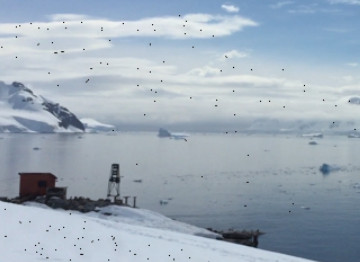
#> input picture media/img/antar.jpg, 360 x 262 px, given in place of jk.jpg, which was not available
$ python watermarkEmbed.py
#> lines starting #> are read from the running program, lines starting #| are printed output that depends on the picture; after the words box and inside, x2 and y2 are one past the last pixel; in counts of white or black regions, pixels touching at a corner belong together; pictures that were not available may be replaced by others from this repository, and a replacement may not be noted
import cv2
import numpy as np

if __name__ == '__main__':
    img = cv2.imread('../media/img/jk.jpg', cv2.IMREAD_GRAYSCALE)
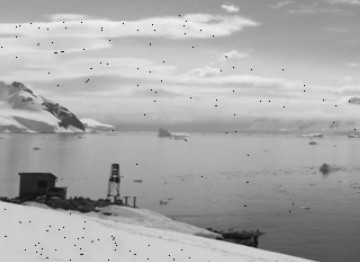
#> img: shape (262, 360); min 12, max 247, mean 169.9
    cv2.imshow('Origin', img)

    row, column = img.shape
#> row = 262; column = 360
    h7 = np.ones((row, column), dtype=np.uint8) * 254
    temp = cv2.bitwise_and(img, h7)
    watermark = cv2.imread('../media/img/copyright.jpg', cv2.IMREAD_GRAYSCALE)
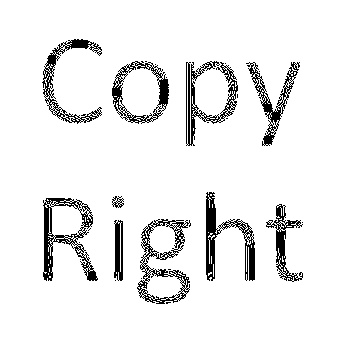
#> input picture media/img/copyright.jpg, 342 x 345 px, found by its file name
#> watermark is the input picture: shape (345, 342); min 0, max 255, mean 235.7
    cv2.imshow('Copy Right', watermark)
    ret, wm = cv2.threshold(watermark, 0, 1, cv2.THRESH_BINARY)
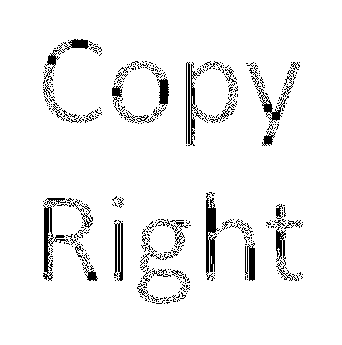
#> wm: shape (345, 342); values 0 (black) and 1 (white), 94.5% white; 440 black regions (392 under 20 px), largest, box (x1, y1, x2, y2) and area: (206, 193, 220, 281) 614, (43, 205, 69, 281) 504, (186, 62, 201, 146) 492

#> (the run stopped early here; a loop or call above may not have finished)
